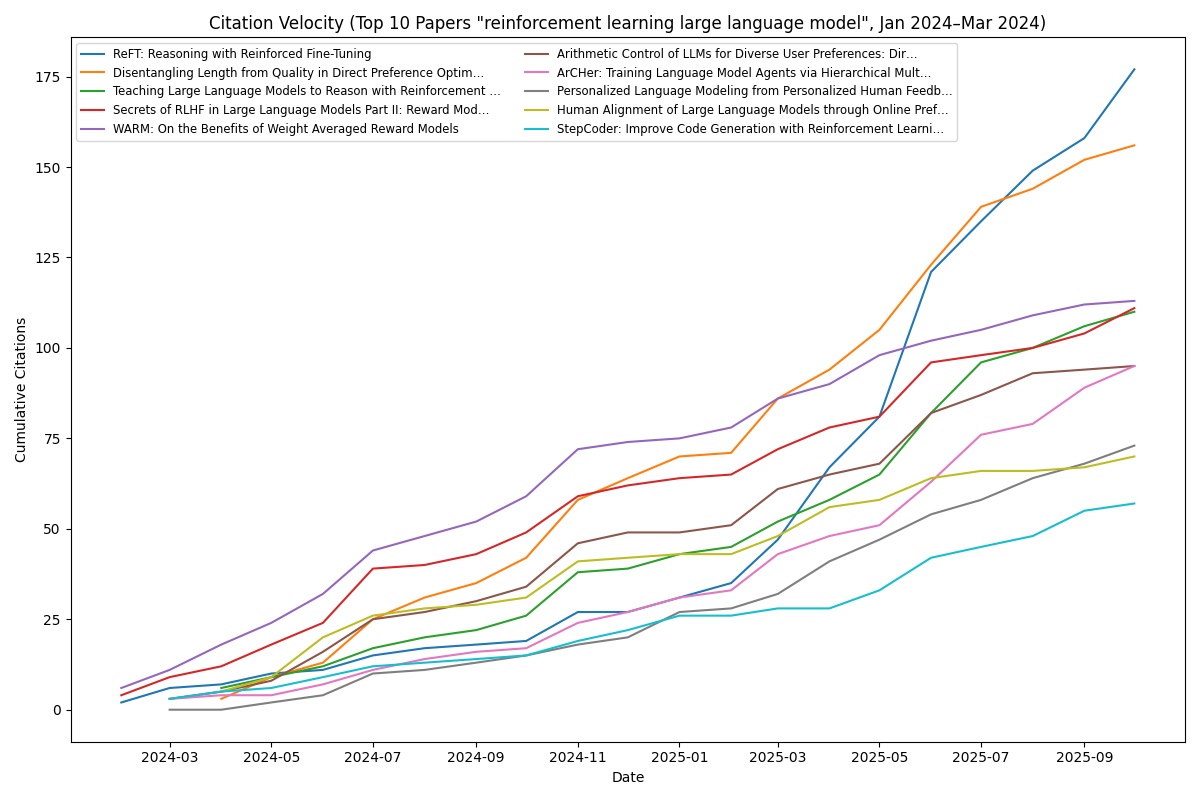

Source code (Python):
import sys
import time
import json
import datetime as dt
from pathlib import Path

import requests
import pandas as pd
import numpy as np
import matplotlib.pyplot as plt
from scipy.optimize import curve_fit
import random
import argparse

# ----------------------------------------------------------------------
# Configuration
# ----------------------------------------------------------------------
BASE_URL = "https://api.semanticscholar.org/graph/v1"
SEARCH_ENDPOINT = f"{BASE_URL}/paper/search"
FIELDS = [
    "paperId",
    "title",
    "year",
    "publicationDate",
    "citationCount",
]
# ----------------------------------------------------------------------
# Command‑line arguments
# ----------------------------------------------------------------------
parser = argparse.ArgumentParser(description="Citation Velocity Analyzer")
parser.add_argument(
    "--query",
    default="reinforcement learning large language model",
    help="Search query for Semantic Scholar",
)
parser.add_argument(
    "--start-year",
    type=int,
    default=2024,
    help="Start year for paper publication date filter",
)
parser.add_argument(
    "--end-year",
    type=int,
    default=2024,
    help="End year for paper publication date filter",
)
parser.add_argument(
    "--start-month",
    type=int,
    default=1,
    help="Start month (1‑12) for publication date filter",
)
parser.add_argument(
    "--end-month",
    type=int,
    default=3,
    help="End month (1‑12) for publication date filter",
)

parser.add_argument(
    "--max-paper-size",
    type=int,
    default=100,
    help="Maximum number of papers to retrieve (default: 100)",
)

parser.add_argument(
    "--top-n-plots",
    type=int,
    default=10,
    help="Number of top papers to plot (default: 10)",
)
parser.add_argument(
    "--min-citations",
    type=int,
    default=10,
    help="The minimum number of citations a paper needs to be considered.",
)
args = parser.parse_args()

# Compute date range based on arguments
START_DATE = dt.date(args.start_year, args.start_month, 1)
# Use the last day of the end month (approximate as 28‑31)
END_DATE = dt.date(args.end_year, args.end_month, 28)
# ----------------------------------------------------------------------
REQUESTS_PER_MIN = 20

# ----------------------------------------------------------------------
# Helper functions
# ----------------------------------------------------------------------


def fetch_papers():
    """Fetch up to `args.max_paper_size` machine‑learning papers from the
    Semantic Scholar API, respecting the provided date range (`START_DATE` to
    `END_DATE`). Includes simple progress logging so the user can see fetching
    status and respects rate‑limit handling with exponential back‑off."""
    papers = []
    offset = 0
    limit = 100  # API max per request
    MAX_RETRIES = 5
    total_fetched = 0
    while len(papers) < args.max_paper_size:
        params = {
            "query": args.query,
            "year": args.start_year,
            "offset": offset,
            "limit": limit,
            "fields": ",".join(FIELDS),
            "fieldsOfStudy": "Computer Science",
            "minCitationCount": args.min_citations,
            "publicationTypes": 'Conference,JournalArticle,Study'  
        }
        retries = 0
        while True:
            resp = requests.get(SEARCH_ENDPOINT, params=params, timeout=30)
            if resp.status_code == 200:
                break
            if resp.status_code == 429 and retries < MAX_RETRIES:
                # exponential back‑off
                wait = (2 ** retries) + (random.random())
                time.sleep(wait)
                retries += 1
                continue
            raise RuntimeError(
                f"Semantic Scholar request failed ({resp.status_code}): {resp.text}"
            )
        data = resp.json()
        batch_count = 0
        for entry in data.get("data", []):
            # Filter by publication date range
            pub_date_str = entry.get("publicationDate")
            if not pub_date_str:
                continue
            try:
                pub_date = dt.datetime.strptime(pub_date_str, "%Y-%m-%d").date()
            except ValueError:
                continue
            if not (START_DATE <= pub_date <= END_DATE):
                continue
            papers.append(
                {
                    "paperId": entry.get("paperId"),
                    "title": entry.get("title", "").replace("\n", " ").strip(),
                    "pub_date": pub_date,
                    "total_citations": entry.get("citationCount", 0),
                    "citation_history": entry.get("citationHistory", []),
                }
            )
            batch_count += 1
            total_fetched += 1
            if len(papers) >= args.max_paper_size:
                break
        print(f"Fetched {batch_count} papers in this batch; total fetched so far: {total_fetched}")
        if not data.get("data"):
            break  # no more results
        offset += limit
        # Respect rate limits
        time.sleep(60 / REQUESTS_PER_MIN)
    print(f"Finished fetching papers. Total papers collected: {len(papers)}")
    return papers[:args.max_paper_size]

def fetch_citing_papers(paper_id):
    """
    Fetch citing papers for a given paper ID using the Semantic Scholar
    citations endpoint. Returns a list of dicts with at least a
    ``publicationDate`` field (as ``datetime.date``). If the request fails
    or no citing papers are found, an empty list is returned.
    """
    citations = []
    offset = 0
    limit = 1000
    endpoint = f"{BASE_URL}/paper/{paper_id}/citations"
    MAX_RETRIES = 5
    while True:
        params = {
            "offset": offset,
            "limit": limit,
            "fields": "citingPaper.paperId,citingPaper.title,citingPaper.year,citingPaper.publicationDate",
        }
        retries = 0
        while True:
            resp = requests.get(endpoint, params=params, timeout=30)
            if resp.status_code == 200:
                # Respect rate limits
                time.sleep(60 / REQUESTS_PER_MIN)
                break
            if resp.status_code == 429 and retries < MAX_RETRIES:
                # exponential back‑off for rate limiting
                wait = (2 ** retries) + random.random()
                print(f"Citations endpoint rate‑limited (429). Back‑off {wait:.2f}s and retry {retries+1}/{MAX_RETRIES}")
                time.sleep(wait)
                retries += 1
                continue
            # Other errors – abort fetching citations for this paper
            print(f"Failed to fetch citations for paper {paper_id}: HTTP {resp.status_code}")
            return citations
        data = resp.json()
        batch_count = 0
        for entry in data.get("data", []):
            citing = entry.get("citingPaper", {})
            pub_date_str = citing.get("publicationDate")
            if not pub_date_str:
                continue
            try:
                pub_date = dt.datetime.strptime(pub_date_str, "%Y-%m-%d").date()
            except ValueError:
                continue
            citations.append({"publicationDate": pub_date})
            batch_count += 1
        print(f"Fetched {batch_count} citing papers for {paper_id} (offset {offset})")
        # If fewer results than the limit, we are at the last page
        if len(data.get("data", [])) < limit:
            break
        offset += limit
        # Respect rate limits
        time.sleep(60 / REQUESTS_PER_MIN)
    return citations


def build_time_series(paper):
    """
    Return a pandas Series indexed by month (datetime) containing cumulative
    citation counts from publication up to today.
    If the API provides a citationHistory, use it; otherwise approximate
    linearly.
    """
    today = dt.date.today()
    months = pd.date_range(
        start=paper["pub_date"], end=today, freq="MS"
    )  # month start frequency
    # Build citation series from citing papers' publication dates
    citing_papers = fetch_citing_papers(paper["paperId"])
    if citing_papers:
        # Count cumulative citations up to each month
        counts = []
        for month_start in months:
            month_date = month_start.date()
            count = sum(1 for c in citing_papers if c["publicationDate"] <= month_date)
            counts.append(count)
        series = pd.Series(counts, index=months)
    else:
        # Fallback to a series of zeros when no citation data is available
        series = pd.Series([0] * len(months), index=months)
        print("No citation data available – using zero series")
    # Ensure monotonicity (cumulative)
    series = series.cummax()
    return series


def exponential(t, a, b):
    """C(t) = a * exp(b * t)"""
    return a * np.exp(b * t)


def fit_exponential(series):
    """Fit exponential to a citation series. Returns a, b, R²."""
    t = np.arange(len(series))
    y = series.values
    # Guard against all‑zero series
    if np.all(y == 0):
        return 0.0, 0.0, 0.0
    # Initial guess: a = first value (or 1), b = small positive
    p0 = [max(y[0], 1.0), 0.1]
    try:
        popt, pcov = curve_fit(exponential, t, y, p0=p0, maxfev=10000)
        a, b = popt
        # Compute R²
        residuals = y - exponential(t, *popt)
        ss_res = np.sum(residuals ** 2)
        ss_tot = np.sum((y - np.mean(y)) ** 2)
        r2 = 1 - ss_res / ss_tot if ss_tot != 0 else 0.0
        return float(a), float(b), float(r2)
    except Exception:
        # Fallback to zeros if fitting fails
        return 0.0, 0.0, 0.0

def fit_linear(series):
    """Fit linear (c + m*t) to a citation series. Returns intercept (c), slope (m), R²."""
    t = np.arange(len(series))
    y = series.values.astype(float)
    # Guard against all‑zero series
    if np.all(y == 0):
        return 0.0, 0.0, 0.0
    try:
        # np.polyfit returns [slope, intercept] for degree 1
        m, c = np.polyfit(t, y, 1)
        # Predictions
        y_pred = m * t + c
        ss_res = np.sum((y - y_pred) ** 2)
        ss_tot = np.sum((y - np.mean(y)) ** 2)
        r2 = 1 - ss_res / ss_tot if ss_tot != 0 else 0.0
        return float(c), float(m), float(r2)
    except Exception:
        return 0.0, 0.0, 0.0


def plot_citations(papers_series, top_n):
    """Plot cumulative citation curves for the top_n papers by total citations."""
    # Determine top papers
    sorted_papers = sorted(
        papers_series,
        key=lambda x: x["total_citations"],
        reverse=True,
    )[:top_n]

    plt.figure(figsize=(12, 8))
    for entry in sorted_papers:
        series = entry["series"]
        plt.plot(
            series.index,
            series.values,
            label=entry["title"][:60] + ("…" if len(entry["title"]) > 60 else ""),
            linewidth=1.5,
        )
    plt.xlabel("Date")
    plt.ylabel("Cumulative Citations")
    plt.title(f"Citation Velocity (Top {top_n} Papers \"{args.query}\", {START_DATE:%b %Y}–{END_DATE:%b %Y})")
    plt.legend(loc="upper left", fontsize="small", ncol=2)
    plt.tight_layout()
    plt.savefig("citation_velocity.png")
    plt.close()


def save_ranking(results):
    """Write ranking CSV ordered by exponent b (descending)."""
    df = pd.DataFrame(results)
    df = df.sort_values(by="b", ascending=False).reset_index(drop=True)
    df["rank"] = df.index + 1
    # Serialize citation timestamps and counts as JSON strings for CSV storage
    cols = [
        "rank",
        "paperId",
        "title",
        "a",
        "b",
        "R2",
        "total_citations",
        "citation_dates",
        "citation_counts",
    ]
    # Convert list columns to JSON strings before writing
    df["citation_dates"] = df["citation_dates"].apply(json.dumps)
    df["citation_counts"] = df["citation_counts"].apply(json.dumps)
    df[cols].to_csv("citation_ranking.csv", index=False)


def main():
    """Entry point for the citation velocity analysis script.

    The function orchestrates the workflow:
    1. Fetch papers matching the query and date range.
    2. Build cumulative citation time‑series for each paper.
    3. Fit an exponential growth model to each series.
    4. Plot the top‑N citation trajectories.
    5. Save a ranking CSV with model parameters and full time‑series data.

    The script writes two output files in the current directory:
    - ``citation_velocity.png`` – the plot of citation trajectories.
    - ``citation_ranking.csv`` – the ranking of papers by growth rate.
    """
    print("Fetching papers from Semantic Scholar …")
    papers = fetch_papers()
    if not papers:
        print("No papers found for the given criteria.", file=sys.stderr)
        sys.exit(1)

    results = []
    total_papers = len(papers)
    for idx, paper in enumerate(papers, start=1):
        series = build_time_series(paper)
        a, b, r2 = fit_linear(series)
        # Extract citation timestamps and cumulative counts for CSV export
        citation_dates = [d.strftime("%Y-%m-%d") for d in series.index]
        citation_counts = series.tolist()
        results.append(
            {
                "paperId": paper["paperId"],
                "title": paper["title"],
                "total_citations": paper["total_citations"],
                "a": a,
                "b": b,
                "R2": r2,
                "series": series,
                "citation_dates": citation_dates,
                "citation_counts": citation_counts,
            }
        )
        print(f"Processed paper {idx}/{total_papers}")

    print("Plotting citation trajectories …")
    plot_citations(results, top_n=args.top_n_plots)

    print("Saving ranking CSV …")
    save_ranking(results)

    print("Done. Files generated:")
    print(" - citation_velocity.png")
    print(" - citation_ranking.csv")


if __name__ == "__main__":
    main()
